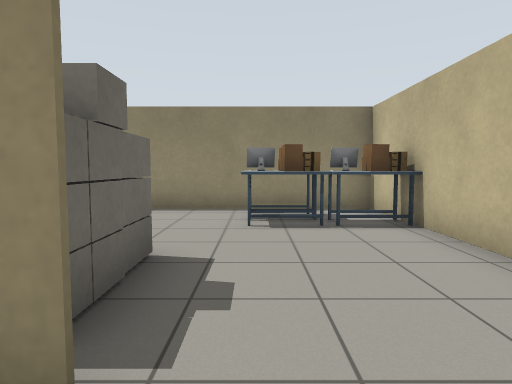
view 1 (above)

16 first-person views from a walk through a Gazebo world. The camera is 1 m above the floor, tilts 4° down and sees 75° across. The lines on the ground mark 1 m squares. The floor is counted in squares, 1 m on a side. Each view is taken from the middle of a square. On the plan, view 1 faces up. The plan holds only what a view shows up to about 13 squares ahead; the rest is blank. Robots are left out. Simple patterns stand in for the simulator's built-in surfaces. Some stock models are drawn as simple stand-ins. Some surface patterns are stand-ins.

view 2
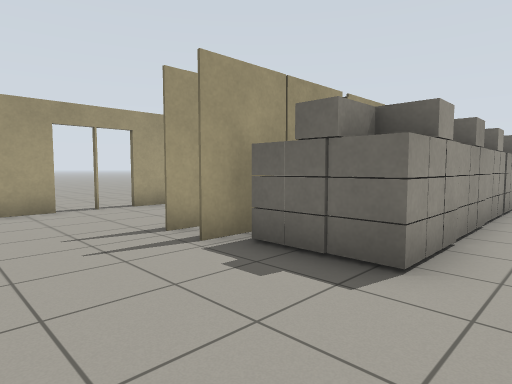

view 3
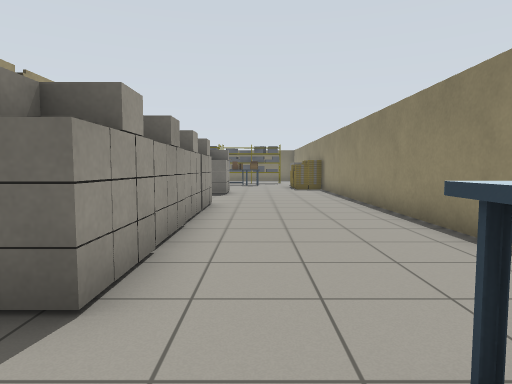

view 4
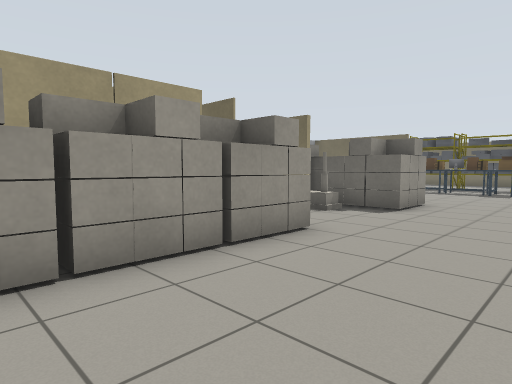

view 5
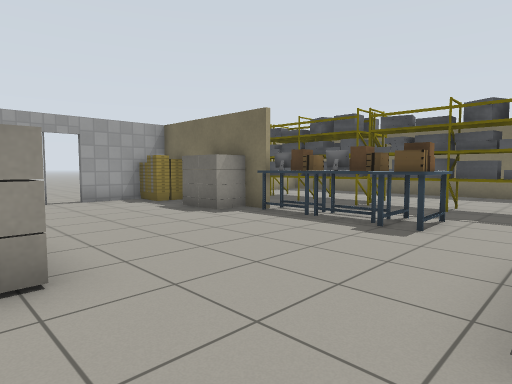

view 6
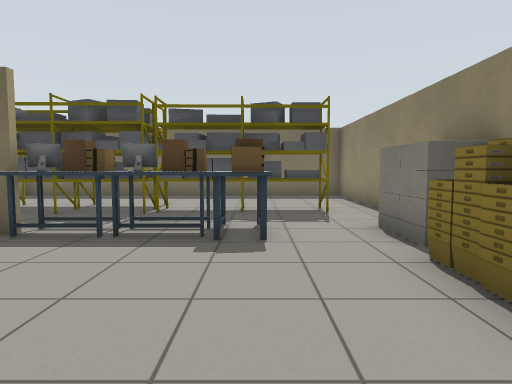

view 7
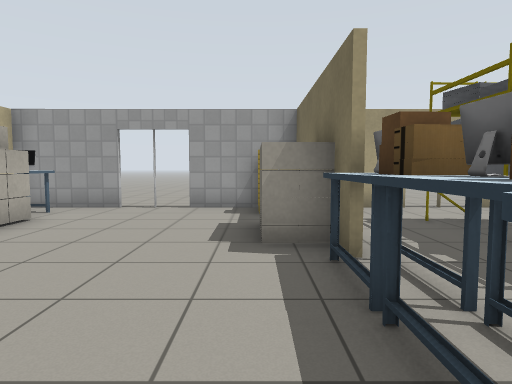

view 8
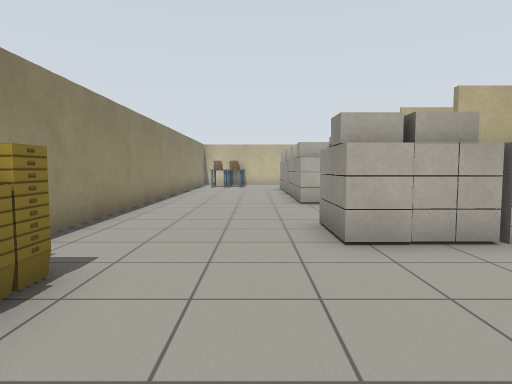

view 9
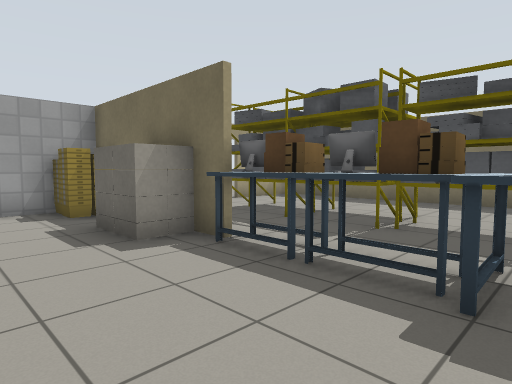

view 10
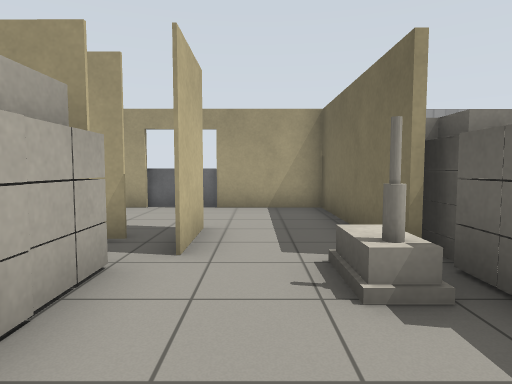

view 11
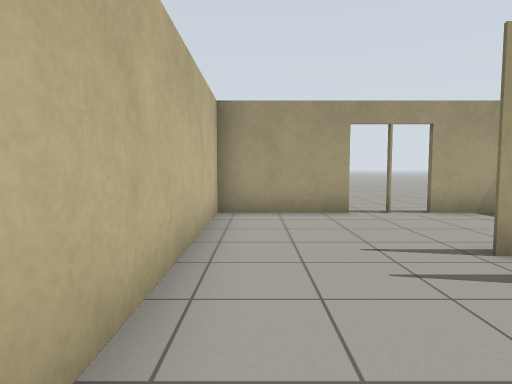

view 12
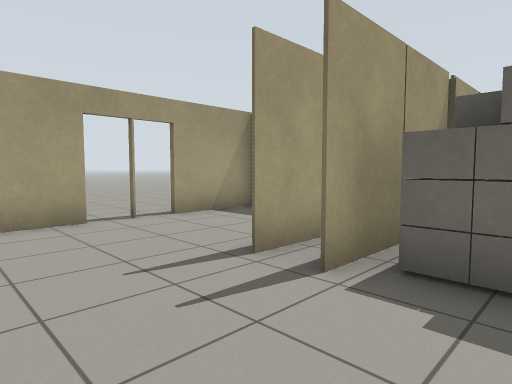

view 13
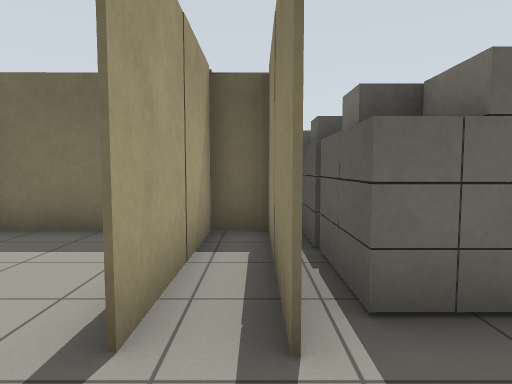

view 14
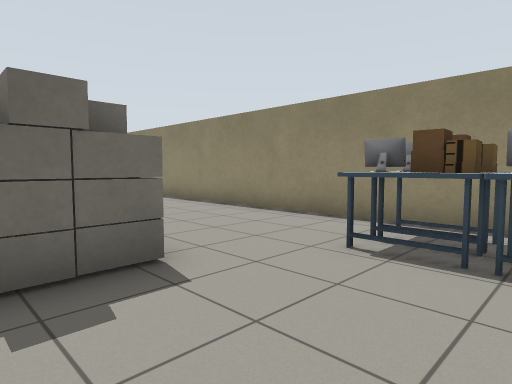

view 15
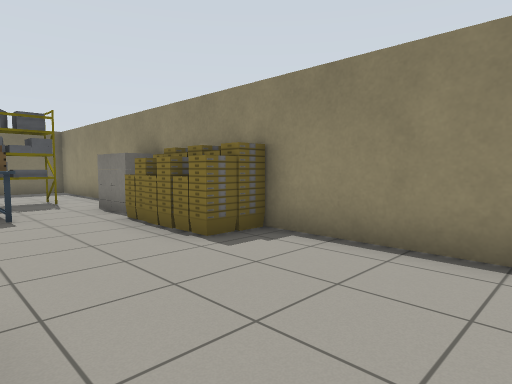

view 16
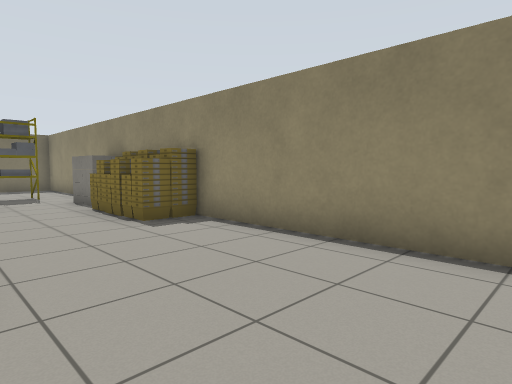

### Floor plan
Points are (right, up) in squares from view 1. A wall is a line through its corners. A room is listed if a view was taken in it or the views show most of it. See-through windows are left out.
Room 1 (views 1, 2, 3, 4, 5, 6, 7, 8, 9, 10, 11, 12, 13, 14, 15, 16)
walls: (-11.7, 1.5) (-11.7, 0.6); (-11.8, 0.5) (-11.8, 1); (-8.2, 0.3) (-7.6, 0.3); (-5.2, 1.3) (-0.6, 1.2); (-19.1, 1.4) (-19, -3.5) (-16.3, -3.5); (-14.5, -3.5) (-12, -3.5); (-4.3, 0.3) (-0.7, 0.2); (-4.3, -1.4) (-4.3, -3.2); (-4.4, -3.5) (-1.9, -3.5); (-21.9, -3.5) (-20.8, -3.5); (-0.1, -3.5) (2.9, -3.5) (2.8, 8.2) (-26.4, 8.1) (-26.4, -3.6) (-23.6, -3.6)
ways out: opening at (-10.3, -1); open door at (-22.5, -4); open door at (-15.5, -4); open door at (-1, -3.5)
objects: shelf (-23, -1) to (-23, 2); shelf (-22, -1) to (-22, 2); shelf (-22, 3) to (-22, 6); desk (-20, 5) to (-19, 5); bucket (-19, -3) to (-18, -3); house (-19, -1) to (-18, 0); desk (-19, 2); desk (-19, 3) to (-19, 4); house (-19, 7) to (-19, 8); bucket (-17, 7) to (-17, 8); bucket (-16, 7); bucket (-15, 7) to (-15, 8); desk (-13, -2); house (-13, -1) to (-12, 0); house (-13, 1) to (-12, 2); house (-13, 3) to (-12, 4); house (-11, 2); house (-8, 2) to (-7, 3); house (-6, 2) to (-5, 3); house (-4, 2) to (-3, 4); house (-2, 2) to (-1, 4); desk (0, 6); desk (0, 7) to (1, 7); desk (1, 6) to (2, 7)

Where each view was taken, in squares from view 1:
view 1: 0 up, 0 right, facing up
view 2: 5 up, 2 right, facing down-left
view 3: 5 up, 1 right, facing left
view 4: 7 up, 4 left, facing down-left
view 5: 7 up, 13 left, facing down-left
view 6: 5 up, 14 left, facing left
view 7: 5 up, 18 left, facing down
view 8: 5 up, 18 left, facing right
view 9: 5 up, 16 left, facing down-left
view 10: 5 up, 10 left, facing down
view 11: 4 up, 2 right, facing down
view 12: 3 up, 2 right, facing down-left
view 13: 1 up, 1 right, facing left
view 14: 2 up, 2 right, facing up-left
view 15: 4 up, 11 left, facing up-left
view 16: 4 up, 9 left, facing up-left
